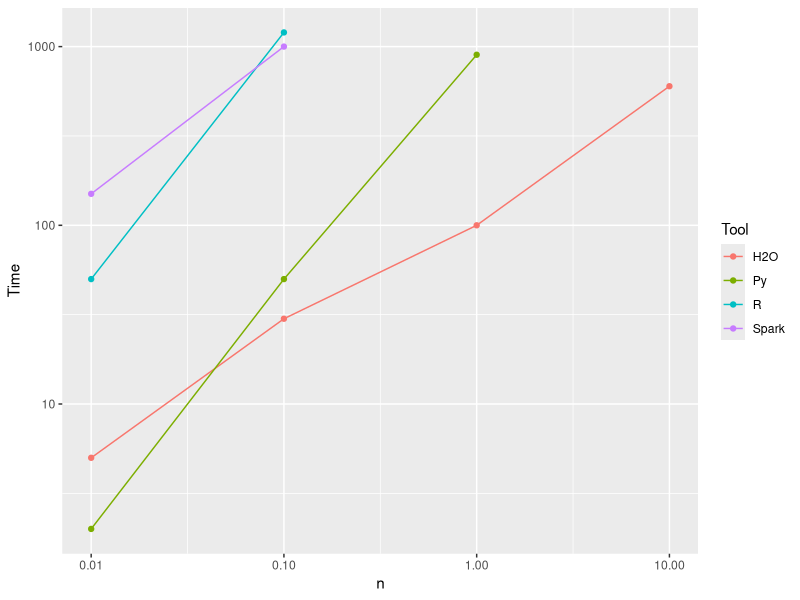
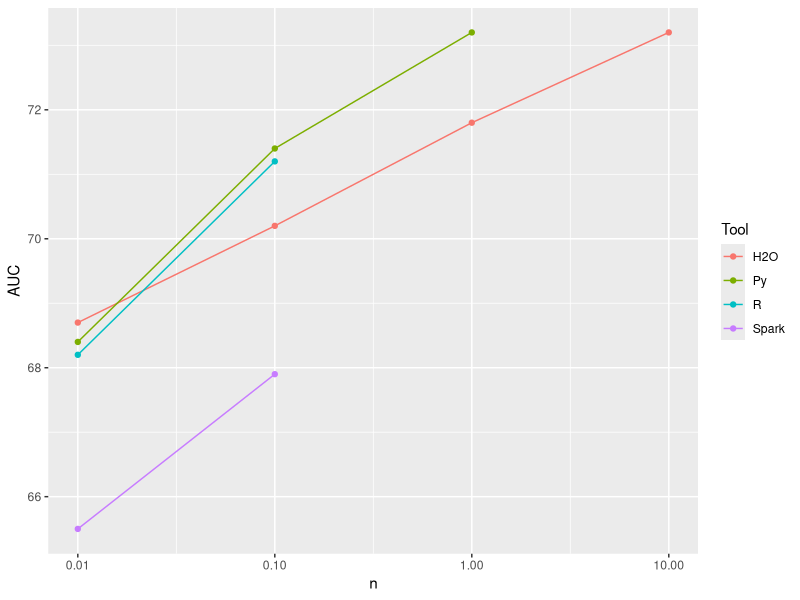

R code for these plots, in order:

library(ggplot2)
library(readr)

d <- read_csv("2x-rf-run.csv")

ggplot(d, aes(x = n, y = Time, color = Tool)) +
  geom_point() + geom_line() +
  scale_x_log10(breaks = c(0.01,0.1,1,10)) +
  scale_y_log10()

ggplot(d, aes(x = n, y = AUC, color = Tool)) +
  geom_point() + geom_line() +
  scale_x_log10(breaks = c(0.01,0.1,1,10))


